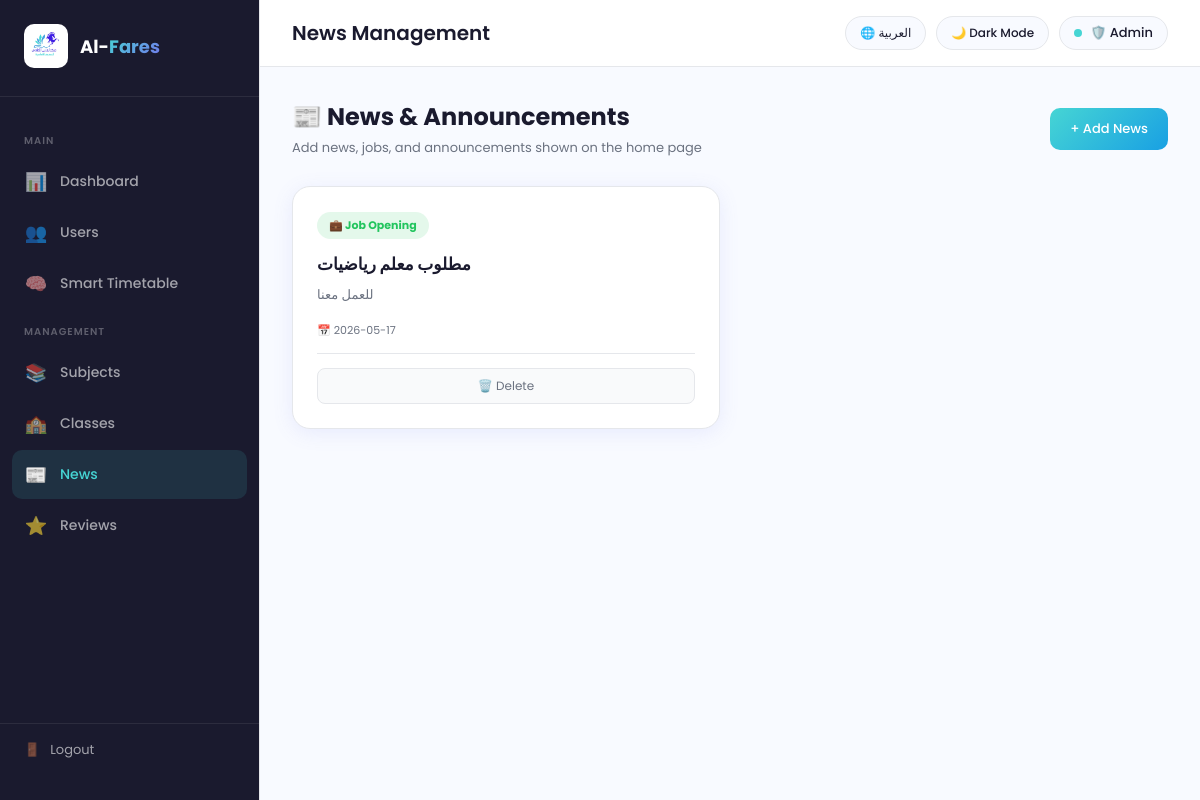
/admin/news (signed in), run on the app's committed database.
### tables this page shows
CREATE TABLE News (
            News_ID INTEGER PRIMARY KEY AUTOINCREMENT,
            Type TEXT NOT NULL,
            Title TEXT NOT NULL,
            Description TEXT NOT NULL,
            Date_Posted TEXT DEFAULT CURRENT_TIMESTAMP
        );

### app.py (the view)
@app.route('/admin/news')
def news_admin():
    if session.get('role') != 'Admin':
        return redirect('/login')
    conn = get_db()
    news = conn.execute('SELECT * FROM News ORDER BY Date_Posted DESC').fetchall()
    conn.close()
    return render_template('news_admin.html', news=news)

### database.py (called while the page is built)
def get_db():
    conn = sqlite3.connect('alfares.db')
    conn.row_factory = sqlite3.Row
    return conn

### templates/news_admin.html (shortened to what this page needs)
<!DOCTYPE html>
<html lang="en" dir="ltr" data-theme="light">
<head>
</head>
<body>
  <aside class="sidebar">
    <div class="sidebar-logo">
      <img src="/static/logo.png" alt="logo">
      <h2>Al-<span>Fares</span></h2>
    </div>
    <nav class="sidebar-menu">
      <div class="menu-label" data-ar="الرئيسية" data-en="Main">Main</div>
      <a class="menu-item" href="/admin">
        <span class="icon">📊</span> <span data-ar="لوحة التحكم" data-en="Dashboard">Dashboard</span>
      </a>
      <a class="menu-item" href="/admin">
        <span class="icon">👥</span> <span data-ar="المستخدمون" data-en="Users">Users</span>
      </a>
      <a class="menu-item" href="/admin/timetable">
  <span class="icon">🧠</span> <span data-ar="الجدول الذكي" data-en="Smart Timetable">Smart Timetable</span>
</a>
      <div class="menu-label" data-ar="الإدارة" data-en="Management">Management</div>
      <a class="menu-item" href="/admin/subjects">
        <span class="icon">📚</span> <span data-ar="المواد" data-en="Subjects">Subjects</span>
      </a>
      <a class="menu-item" href="/admin/classes">
        <span class="icon">🏫</span> <span data-ar="الصفوف" data-en="Classes">Classes</span>
      </a>
      <a class="menu-item active" href="/admin/news">
        <span class="icon">📰</span> <span data-ar="الأخبار" data-en="News">News</span>
      </a>
      <a class="menu-item" href="/admin/reviews">
  <span class="icon">⭐</span> <span data-ar="الآراء" data-en="Reviews">Reviews</span>
</a>
    </nav>
    <div class="sidebar-footer">
      <a href="/logout" class="logout-btn">
        <span>🚪</span> <span data-ar="تسجيل الخروج" data-en="Logout">Logout</span>
      </a>
    </div>
  </aside>
  <div class="main">
    <div class="topbar">
      <h1 id="page-title">News Management</h1>
      <div class="topbar-right">
        <button class="top-btn" onclick="toggleLang()" id="lang-btn">🌐 العربية</button>
        <button class="top-btn" onclick="toggleTheme()" id="theme-btn">🌙 Dark Mode</button>
        <div class="admin-badge">
          <div class="badge-dot"></div>
          🛡️ {{ session.full_name }}
        </div>
      </div>
    </div>
    <div class="content">
      <div class="page-header">
        <div>
          <h2 data-ar="📰 إدارة الأخبار والإعلانات" data-en="📰 News & Announcements">📰 News & Announcements</h2>
          <p data-ar="إضافة الأخبار والوظائف والإعلانات التي تظهر بالصفحة الرئيسية" data-en="Add news, jobs, and announcements shown on the home page">Add news, jobs, and announcements shown on the home page</p>
        </div>
        <button class="add-btn" onclick="openAddModal()" data-ar="+ إضافة خبر" data-en="+ Add News">+ Add News</button>
      </div>
      <div class="news-grid">
        {% for n in news %}
        <div class="news-card">
          {% if n.Type == 'Job' %}
            <span class="news-tag job">💼 Job Opening</span>
          {% elif n.Type == 'Alert' %}
            <span class="news-tag alert">🔔 Important</span>
          {% else %}
            <span class="news-tag news">📢 Announcement</span>
          {% endif %}
          <h3>{{ n.Title }}</h3>
          <p>{{ n.Description }}</p>
          <div class="news-meta">📅 {{ n.Date_Posted[:10] }}</div>
          <div class="news-actions">
            <a class="action-btn del" href="/admin/delete-news/{{ n.News_ID }}" onclick="return confirm('Are you sure?')">🗑️ Delete</a>
          </div>
        </div>
        {% else %}
        <div class="empty-state">
          <div class="icon">📰</div>
          <p data-ar="لا توجد أخبار بعد. اضغط على + لإضافة خبر جديد" data-en="No news yet. Click + to add news">No news yet. Click + to add news</p>
        </div>
        {% endfor %}
      </div>
    </div>
  </div>
</body>
</html>

### data on the page
News: Type "💼 Job Opening", Title "مطلوب معلم رياضيات", Description "للعمل معنا", Date_Posted "2026-05-17"

### other printed values
{{ session.full_name }} "Admin"
